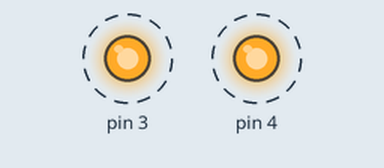
Bench run of a sketch on a simulated Arduino Uno, built with avr-gcc and run on an emulated ATmega328P. Shown: output pins drawn as LEDs (lit = HIGH). Dashed ring = blinking. What the sketch prints to the serial monitor is not drawn.

Above: at 0.4 s.
Timing chart, 0 to 4.6 s (numbered marks = the images above):
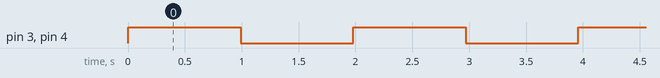

The sketch:

freertos-blink-2.ino
```cpp
#include <Arduino_FreeRTOS.h>

TaskHandle_t blink_1, blink_2;

void setup()
{
  Serial.begin(115200);
  while (!Serial) { }

  const BaseType_t rc_blink_1 = xTaskCreate
    (
      blinky_thread_func,
      static_cast<const char*>("LED1 blink"),
      512 / 4,    /* usStackDepth in words */
      (void *)3,  /* pvParameters */
      1,          /* uxPriority */
      &blink_1    /* pxCreatedTask */
    );

  if (rc_blink_1 != pdPASS) {
    Serial.println("Failed to create 'loop' thread");
    return;
  }

  const BaseType_t rc_blink_2 = xTaskCreate
    (
      blinky_thread_func,
      static_cast<const char*>("LED2 blink"),
      512 / 4,    /* usStackDepth in words */
      (void *)4,  /* pvParameters */
      1,          /* uxPriority */
      &blink_2    /* pxCreatedTask */
    );

  if (rc_blink_2 != pdPASS) {
    Serial.println("Failed to create 'loop' thread");
    return;
  }

  Serial.println("Starting scheduler ...");
  vTaskStartScheduler();
}

void loop()
{
  // Ole dole doff!
}

void blinky_thread_func(void *pvParameters)
{
  /* setup() */
  int PIN = (int)pvParameters;
  pinMode(PIN, OUTPUT);
  digitalWrite(PIN, LOW);

  /* loop() */
  for(;;)
  {
    digitalWrite(PIN, !digitalRead(PIN));
    vTaskDelay(configTICK_RATE_HZ);
  }
}
```

Measured:
- by itself, pin 3, pin 4: alternates HIGH for 0.99 s and LOW for 0.99 s
